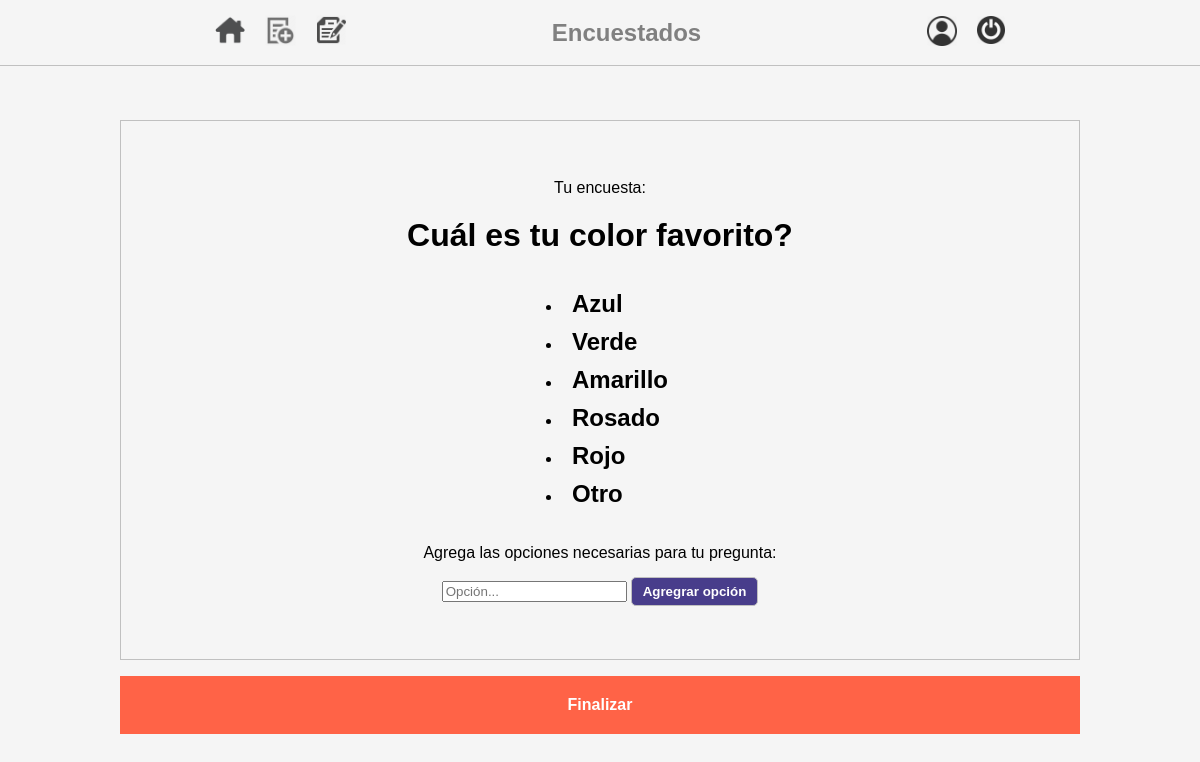
The app's page /polls/2/create-choices/ (signed in) with its own data.
### polls/models.py (models this page shows, shortened)
class Question(models.Model):
    user = models.ForeignKey(User, on_delete=models.CASCADE)
    question_text = models.CharField(max_length=200)
    pub_date = models.DateField('date published')

class Choice(models.Model):
    question = models.ForeignKey(Question, on_delete=models.CASCADE)
    choice_text = models.CharField(max_length=200)
    votes = models.IntegerField(default=0)
    def __str__(self):
        return self.choice_text

### polls/views.py (the view)
@login_required
def create_choice(request, question):
    question = get_object_or_404(Question, pk=question)
    if request.method == 'POST':
        if request.POST['choice_text']:
            q = request.POST['question']
            text = request.POST['choice_text']
            question.choice_set.create(question=q, choice_text=text, votes=0)
            return HttpResponseRedirect(reverse('polls:create-choices', args=(question.id,)))
    return render(request, 'polls/choices.html', {'question':question})

### templates/polls/choices.html (shortened to what this page needs)
{% extends 'polls/base.html' %}
{% load static %}
{% block css %}
<link rel="stylesheet" href="{% static 'css/polls/choices.css' %}">
{% endblock %}
{% block content %}
<div class="choices-container">
    <div class="choices">
        <p class="info">
            Tu encuesta:
        </p>
        <h1 class="question">{{question.question_text}}</h1>
        <ul>
            {% for choice in question.choice_set.all %}
            <li><h2 class="choice">{{choice}}</h2></li>
            {% endfor %}
        </ul>
        <p class="info">
            Agrega las opciones necesarias para tu pregunta:
        </p>
        <form action="{% url 'polls:create-choices' question.pk %}" method="POST">
                <input type="text" name="choice_text" placeholder="Opción...">
                <button class="form-button">
                    <p class="text-button"><strong>Agregrar opción</strong></p>
                </button>
        </form>
    </div>
    <a href="{% url 'polls:index' %}" class="link-option">
        <p class="text-option"><strong>Finalizar</strong></p>
    </a>
</div>
{% endblock %}

### static/css/polls/nav.css (style rules this page uses)
body { background-color: whitesmoke; margin: 0; padding: 0; }

### static/css/polls/choices.css (style rules this page uses)
.choices-container { padding: 10%; }
.choices { border: 1px solid silver; display: flex; flex-direction: column; align-items: center; padding: 5%; }
.question { margin: 10px; text-align: center; color: black; font-family: sans-serif; font-weight: bolder; }
.choice { margin: 10px; text-align: left; color: black; font-family: sans-serif; font-weight: bold; }
.info { margin: 10px; text-align: center; color: black; font-family: sans-serif; font-weight: lighter; }
.form-button { font-family: Arial, Helvetica, sans-serif; background-color: darkslateblue; border: 1px solid silver; border-radius: 5px; margin: 5px 0; }
.text-button { font-family: Arial, Helvetica, sans-serif; color: white; margin: 5px; }
.link-option { text-decoration: none; }
.text-option { font-family: Arial, Helvetica, sans-serif; color: white; background-color: tomato; text-align: center; padding: 20px; }

### records on screen
Question: question_text "Cuál es tu color favorito?"
Choice: choice_text "Azul"
Choice: choice_text "Verde"
Choice: choice_text "Amarillo"
Choice: choice_text "Rosado"
Choice: choice_text "Rojo"
Choice: choice_text "Otro"
